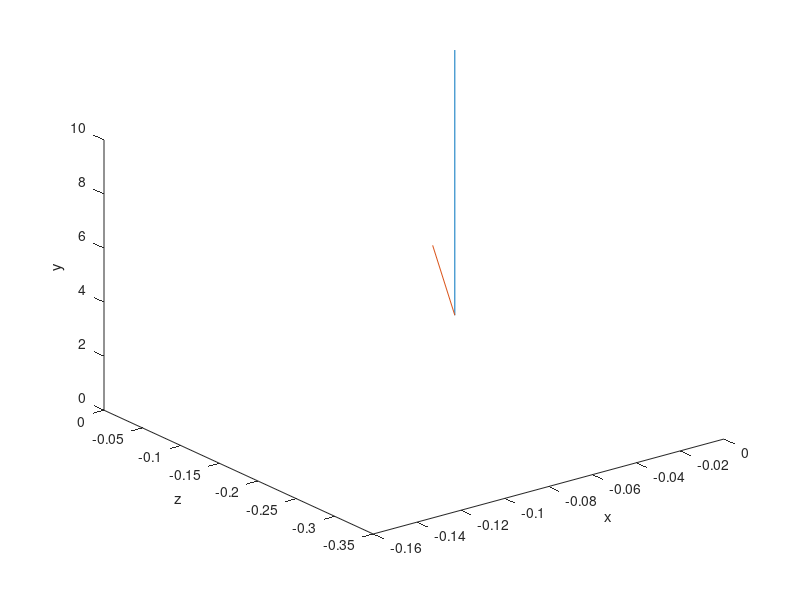

Write the MATLAB code that produced this figure.
%% для получения информации введите команду >> help
% /* ***************************************************************************************************   */
% /* 	|Author: Vladislavert         |ssssssssssssssso++——+++osssssssssssssssssssssssssssssssssssssssss|  */
% /* 	|e-mail: chuvarevan@mail.ru   |yyyysoooooo..   /   |    ./yyyyyyyyyyosshhhhhyyyyyyyyyyyyyyyyyyyy|  */
% /* 	|_____________________________|yyyyyyysssso////  /syyyyyyyyyyyyyyy0    /yhhhhhyyyyyyyyyyyyyyyyyy|  */
% /*	|ssysyyyyysssyyyyyyyyyyyyyyyyyyyyyyyyyyyyyyso+   /ssyyyyyyyyyyyyso    0yhhhhhhhhyhyyyyyyyyyyyyyy|  */
% /*	|syyyyyys+.     ++osy      ...sssoosssssssoo+ +o/osssyyyyso+//s/ /oyyyhyhhhhhhhyyyyyyyyyyyyyyyyy|  */
% /*	|syyyyyysooo+/::/+/  ++++oooo+++ooooosssssshhyyyyyooo+//+oo++/ /:os+++++++++++++yyhhhyyyyyyyyyyy|  */
% /*	|ssssyyyyyys+/    ///////yyyyyys:--::/syo+//:/::::::/ooo+///  /oys\.          /ossyyyyyyyyyy'sss|  */
% /*	|yyyyyysyys/    ::://///////::/:------+s/::----::::::::/:-//+osssyyyyyyyss+/::://o ..........+ss|  */
% /*	|syyyyyyyso/   :ooooooooo---/-----::---:::----::::--:/----://+oooossyyhhhhhy/::::  :oyyyyyyyyyyy|  */
% /*	|yyysyyyyso+ +++/:ooooooo--/-0----/-/-----::::::::.-::::----+/:::::///++++++|     ////shhhhyyyyy|  */
% /*	|ysyyyyyysssossss+/:+oooo:|-00---/-0-..-----.-:---.-------::: ++++++++++//:::/   //::/oyhyyyyyyy|  */
% /*	|syyyyyysssssyyyo+/osssss+-\-0-:|-00.....--...-//:.----::      ssooooooossso+//  ::/+ooyyyyyyyyy|  */
% /*	|yyyyyyssssyyyyso+ssyyyyys+::-\+-\-0---.----..://+o::::-      /sysso+ossooooo++/  //+oosssssysss|  */
% /*	|yyyyyysssyyyyyoosyyyyyyyyyss+--/--------:----:::::::     ///sssssssyssoosoooo\ +++ossyyysyyyyyy|  */
% /*	|ysyyyysyyyyyysssyyyyyyysssso+::::--::/+++/://::://+     ::+osyyhhhyysssssssssso+oossssyyyyyyyyy|  */
% /*	|sssyysyyyyyyyyyyyyyyyyyysssoooo++/++++oooo+++////////\::::/+osyyhhyhyyyssssyyssooosyyyyyyyyyyyy|  */
% /*	|sysyysyyyyyyyyyyyyyyyyyyyyssosoo++++o+oo++///::::|::::::|::::: +osyyhyyssssyyyyyysssyhhhyyyyyyy|  */
% /*	╔═══╦═══╦═══╦══╦══╗yyyyyysyo////\                  \---/-        /+syyyssssyyyyhhyysyyyhyyyyyyyy|  */
% /*	║╔═╗║╔══╣╔══╩╗╔╣╔═╣╗─╔══╦══╗oooooooooo++++o+++/:::/:::/++         /oyyyyssyyhhhhhyhhyhhhyyyyyyyy|  */
% /*	║╚═╝║╚══╣║╔═╗║║║╚═╣║─║╔╗║╔╗║yysyyyso+++ssosoo+o+/::::::-:+ooo+        syyyyyyyhhyhhhhyyyyyyyyyyy|  */
% /*	║╔╗╔╣╔══╣║╚╗║║║╚═╗║║─║╚╝║╚╝╚╗yyyssssoosoo++++++++:---:--:+oossso       oyysyyhhhhhhhhyhhyyhhyyyy|  */
% /*	║║║║║╚══╣╚═╝╠╝╚╦═╝║╚═╣╔╗║ ═ ║ysyysssssoooooooo++++:----::+oossysso++    oyyhyyhhyhyyhyhyyhyhyyyy|  */
% /*	╚╝╚╝╚═══╩═══╩══╩══╩══╩╝╚╩═══╝yyysssssooooo++++++//:---:/++oosssssysss+: osyhhhyhhyyhyyyyyyyyyyyy|  */
% /* ***************************************************************************************************   */
% latitude(широта)
% Longitude(долгота)
% Altitude(высота)
% Значение углов ориентации во время начальной выставки БИНС
% Azimuth(Азимут)
% Pitch(Тангаж)
% Roll(Крен)
% R - матрица поворота
% g - ускорение свободного падения в точке измерений

% определение положение в WGS-84
% 1. Накопить позицию по GPS(провести начальную выставку, в том числе БИНС)
% для дальнейшего перевода из стартовой СК в ГСК
% 2. Перевод из ССК в связанные нормальные оси(СНС) с помощью матрицы
% повротов, для определение позиции в стартовой СК
% 3. Перевод из стартовой СК в геоцентрическую СК(WGS-84) с помощью
% сложения

%%
% положение в WGS-84
% latitude(широта) = 55.814068
% Longitude(долгота) = 37.50038
% Altitude(высота) = 210.7
% Значение углов ориентации во время начальной выставки БИНС
% Azimuth(Азимут) = 320.0798
% Pitch(Тангаж) = 0.6876
% Roll(Крен) = -1.9878

%%
coordinateWGS = [55.814068, 37.50038, 210.7];
g = 9.81439;

%angl = [0*pi/180; 90*pi/180; 45*pi/180];
% angl = [deg2rad(0.6876); deg2rad(-1.9878); deg2rad(320.0798)];

% крен, рысканье, тангаж
angl = [deg2rad(1.9878); deg2rad(320.0798); deg2rad(0.6876)];

R = [cos(angl(3))*cos(angl(2)), sin(angl(1))*sin(angl(3))*cos(angl(2))-cos(angl(1))*sin(angl(2)), cos(angl(1))*sin(angl(3))*cos(angl(2))+sin(angl(1))*sin(angl(2));...
     cos(angl(3))*sin(angl(2)), sin(angl(1))*sin(angl(3))*sin(angl(2))+cos(angl(1))*cos(angl(2)), cos(angl(1))*sin(angl(3))*sin(angl(2))-sin(angl(1))*cos(angl(2));...
     -sin(angl(3))                                       , sin(angl(1))*cos(angl(3))                                        , cos(angl(1))*cos(angl(3))] ;

Vector = [0; 0; g];
Rotation = R*Vector

plot3([0,Vector(1)],[0,Vector(2)],[0,Vector(3)])
hold on
plot3([0,Rotation(1)],[0,Rotation(2)],[0,Rotation(3)])
xlabel('x')
ylabel('z')
zlabel('y')

%% реализация алгоритма получения позиции в стартовой СК

%% реализация алгоритма перевода из стартовой СК в геоцентрическую СК
















